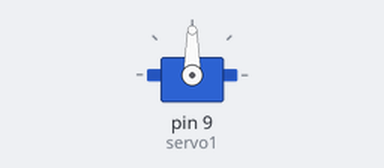
Recording of a sketch running on a simulated Arduino Uno, built with avr-gcc and run on an emulated ATmega328P. Shown: servo.

Above: at 0.05 s.
Timing chart, 0 to 4.7 s (numbered marks = the images above):
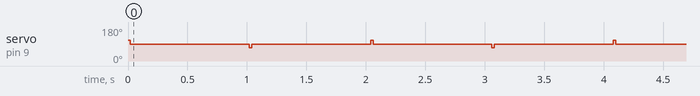

Measured:
- by itself, servo on pin 9 (servo1): repeats every 2.0 s: 70° 0.02 s, 90° 1.0 s, 110° 0.02 s, 90° 1.0 s

The sketch:

robot.ino
```cpp
#include <Servo.h>
Servo servo1,servo2;
//Servo servo2;

void setup() {
  // put your setup code here, to run once:
  servo1.attach(9);
  //servo1.write(100);
}

void loop() {
  servo1.write(110);
  delay(20);
  servo1.write(90);
  delay(1000);
  servo1.write(70);
  delay(20);
  servo1.write(90);
  delay(1000);


}
```
